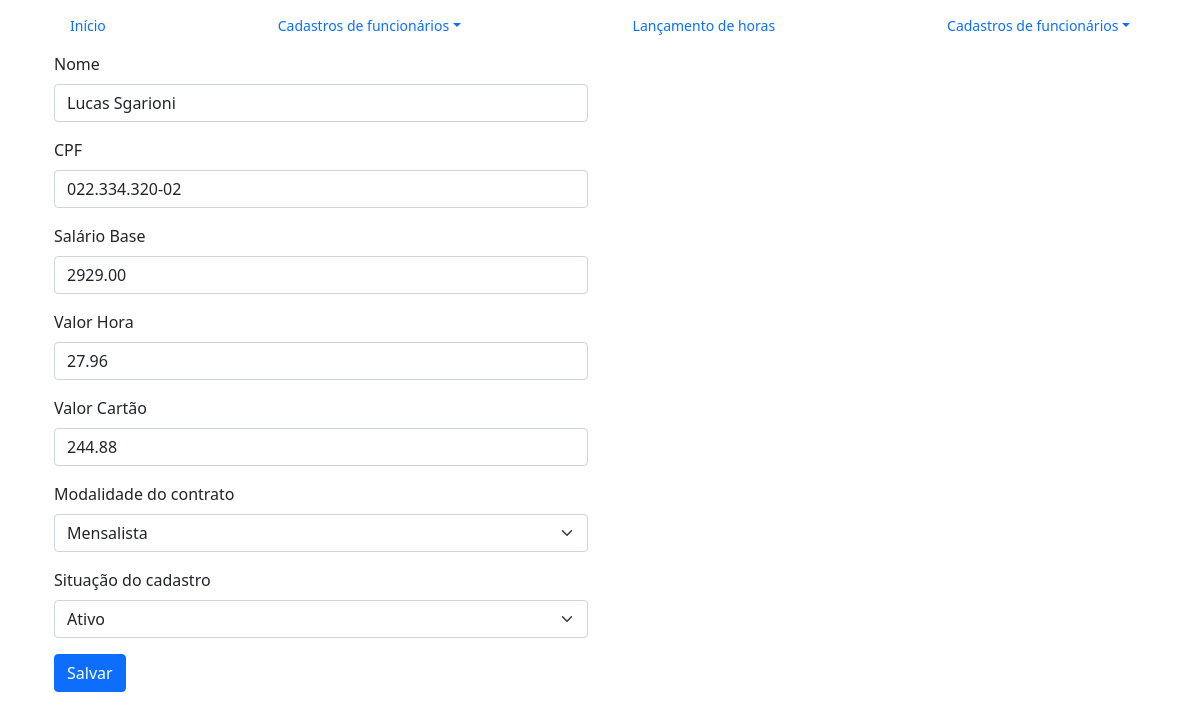
Page /editar/6/ on the earlier database version.
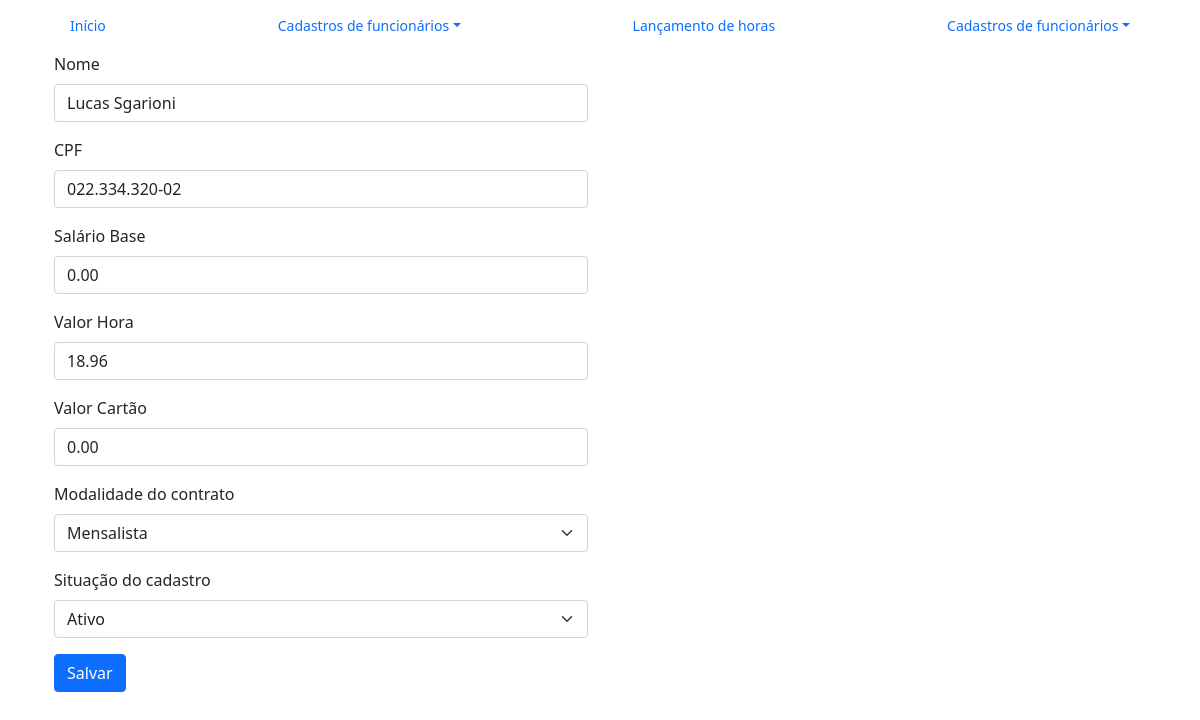
Same page on the later database version.
### cadastro/models.py (models this page shows, shortened)
class Cadastro(models.Model):
    nome = models.CharField(verbose_name='Nome', max_length=70)
    cpf = models.CharField(verbose_name='CPF', max_length=14, unique=True)
    salario_base = models.DecimalField(max_digits=10, decimal_places=2)
    valor_hora = models.DecimalField(max_digits=10, decimal_places=2)
    valor_cartao = models.DecimalField(max_digits=10, decimal_places=2)
    modalidade_contrato = models.CharField(
        verbose_name='Modalidade do contrato',
        max_length=10,
        choices=ModalidadeEscolha.choices,
        default=ModalidadeEscolha.DIARISTA
    )
    situacao_cadastro = models.CharField(
        verbose_name='Situação do cadastro',
        max_length=12,
        choices=SituacaoCadastro.choices,
        default=SituacaoCadastro.ATIVO
    )
    criado_em = models.DateTimeField(verbose_name='Criado em', auto_now_add=True)
    editado_em = models.DateTimeField(verbose_name='editado em', auto_now=True)

### cadastro/views.py (the view)
# urls.py: path('editar/<int:pk>/', editar_funcionario, name='editar_funcionario'),
def editar_funcionario(request, pk):
    funcionario = get_object_or_404(Cadastro, pk=pk)
    if request.method == 'POST':
        form = CadastrarForm(request.POST, instance=funcionario)
        if form.is_valid():
            form.save()
            return redirect('buscar_funcionario')  # redireciona para a busca novamente
    else:
        form = CadastrarForm(instance=funcionario)
    return render(request, 'editar_funcionario.html', {'form': form, 'funcionario': funcionario})

### cadastro/forms.py
class CadastrarForm(forms.ModelForm):
    valor_hora = MoneyFormField(label='Valor Hora')
    salario_base = MoneyFormField(label='Salário Base')
    valor_cartao = MoneyFormField(label='Valor Cartão')
    class Meta:
        model = Cadastro
        fields = [
            'nome',
            'cpf',
            'salario_base',
            'valor_hora',
            'valor_cartao',
            'modalidade_contrato',
            'situacao_cadastro',
        ]
        widgets = {
            'nome': forms.TextInput(attrs={
                'class': 'form-control',
                'placeholder': 'Digite aqui seu nome'
            }),
            'cpf': forms.TextInput(attrs={
                'class': 'form-control cpf-mask',
                'placeholder': '000.000.000-00'
            }),
            'modalidade_contrato': forms.Select(attrs={
                'class': 'form-select',
            }),
            'situacao_cadastro': forms.Select(attrs={
                'class': 'form-select',
            }),
        }

### cadastro/templates/editar_funcionario.html (shortened to what this page needs)
{% extends "base.html" %}
{% load bootstrap5 %}
{% block conteudo %}
<main class="container">
  <div class="row mb-2">
    <div class="col-md-6">
        <form action="" method="post">
            {% bootstrap_form form %}
            <button class="btn btn-primary" type="submit">Salvar</button>
        </form>
    </div>
  </div>
</main>
{% endblock %}

Differences in the rows shown:
changed Cadastro "Lucas Sgarioni": salario_base "2929.00" → "0.00"; valor_hora "27.96" → "18.96"; valor_cartao "244.88" → "0.00"
